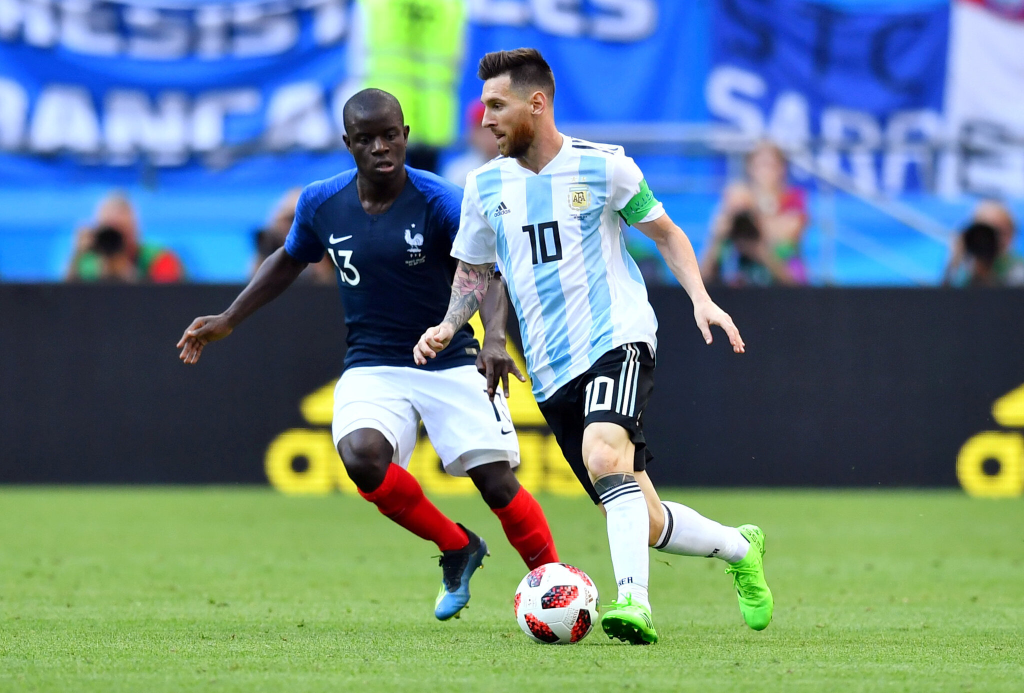
#> input picture input_images/soccer.jpg, 2048 x 1386 px (shown at 1/2 size)
$ python contour.py
#> lines starting #> are read from the running program, lines starting #| are printed output that depends on the picture; after the words box and inside, x2 and y2 are one past the last pixel; in counts of white or black regions, pixels touching at a corner belong together
# PART 2
# helpful functions are findContours(), drawContours()

import cv2

# Read image and convert to gray
img = cv2.imread("./input_images/soccer.jpg")
#> img is the input picture: shape (1386, 2048, 3); mean B, G, R 135.5, 132.7, 104.8
gray_img = cv2.cvtColor(img, cv2.COLOR_BGR2GRAY)
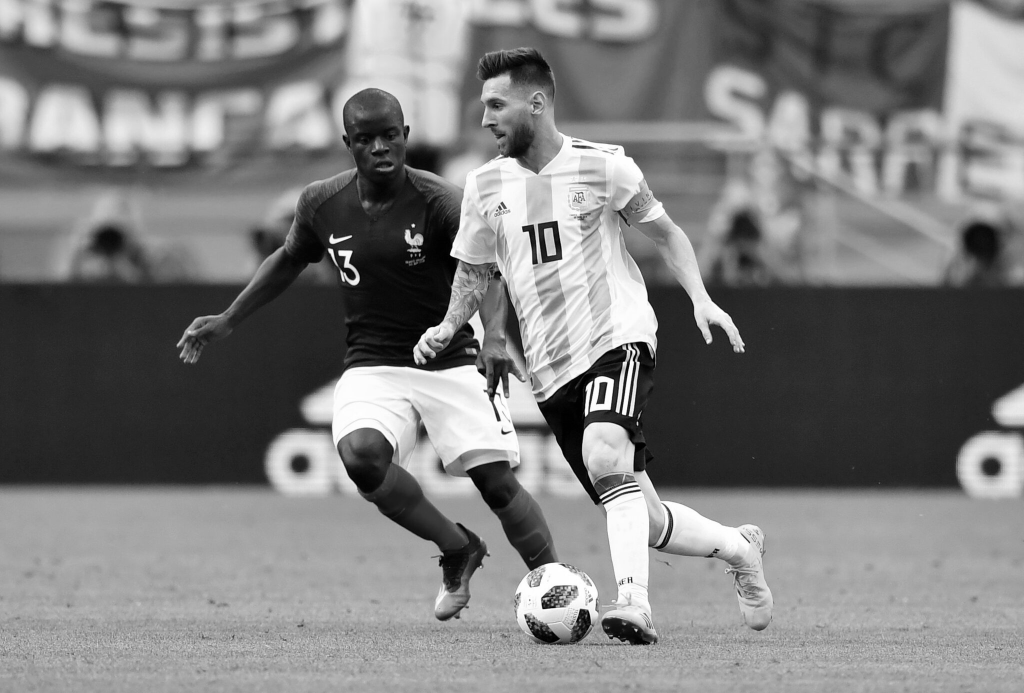
#> gray_img: shape (1386, 2048) (shown at 1/2 size); min 0, max 255, mean 124.7

# # Apply binary threshold
edges = cv2.Canny(gray_img, 50, 150)
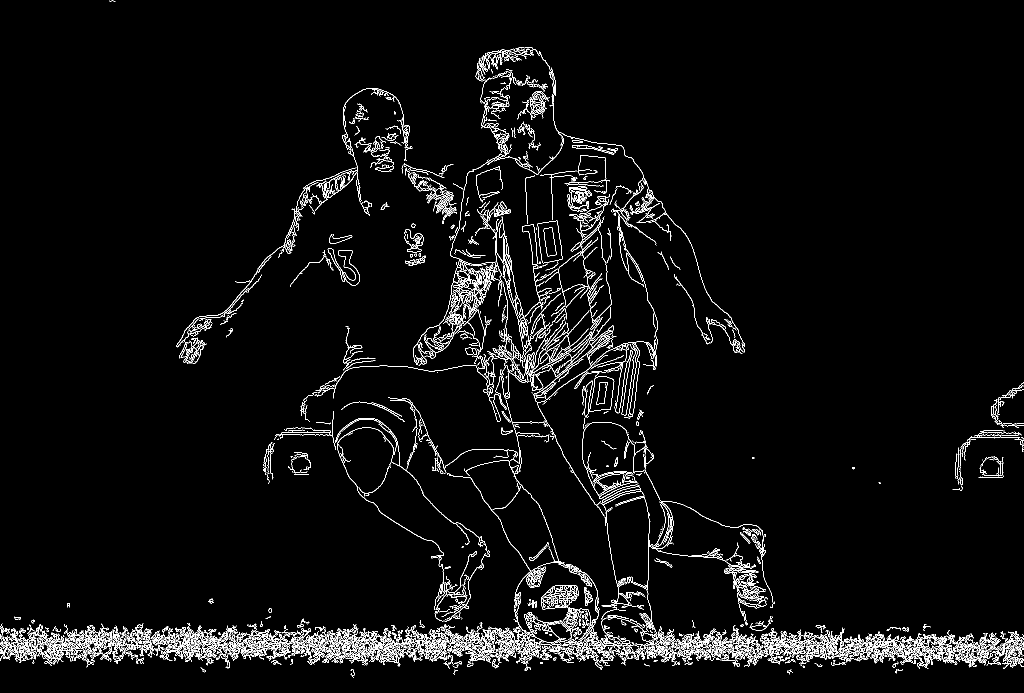
#> edges: shape (1386, 2048) (shown at 1/2 size); 3.6% white in thin lines or dots

# Find the contours using findContours() and RETR_EXTERNAL mode (less noisy than RETR_TREE mode)
contours, hierarchy = cv2.findContours(edges, cv2.RETR_EXTERNAL, cv2.CHAIN_APPROX_SIMPLE)
#> contours = 1674 contours, 1332 with area under 20; largest, box (x1, y1, x2, y2) and area: (1075, 441, 1125, 527) 3235, (1179, 752, 1229, 824) 2616, (1082, 1170, 1158, 1219) 2584, (655, 496, 720, 571) 1485, (735, 1256, 812, 1333) 1214

for c in contours:
    area = cv2.contourArea(c)
    if 500 < area < 5000:
        x, y, w, h = cv2.boundingRect(c)
        cv2.rectangle(img, (x, y), (x+w, y+h), (0,255,0), 2)
#> this loop made 1674 passes
#> (area, x, y, w, h) on passes 476, 607, 612, 630, 655, 678, 685, 687, 822, 843, 1095, 1369: (523, 1288, 1277, 112, 53), (863, 348, 1263, 58, 61), (514, 1421, 1262, 69, 58), (528.5, 84, 1260, 77, 72), (1214, 735, 1256, 77, 77), (787.5, 886, 1253, 89, 60), (740, 0, 1252, 71, 72), (734, 379, 1251, 72, 63), (2584.5, 1082, 1170, 76, 49), (648.5, 1052, 1140, 35, 35), (2615.5, 1179, 752, 50, 72), (576.5, 826, 520, 93, 211)
#> area on passes 3, 23, 25, 37, 39, 42: 22.5, 25, 24, 35, 51, 28.5
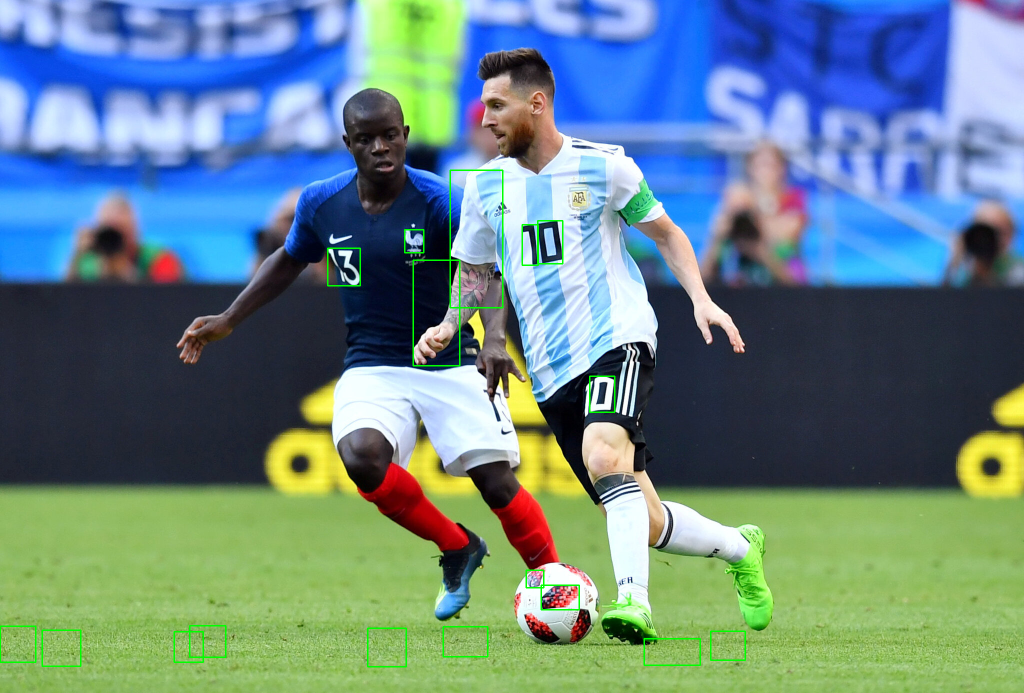
#> img: shape (1386, 2048, 3) (shown at 1/2 size); 0.54% of pixels changed, all inside (x1, y1, x2, y2) = (0, 339, 1492, 1335)
    # x, y, w, h = cv2.boundingRect(c)
    # if w*h > 1500:
    #     cv2.rectangle(img, (x, y), (x+w, y+h), (0,255,0), 2)

circles = cv2.HoughCircles(gray_img, cv2.HOUGH_GRADIENT, dp=1.2, minDist=20,
                           param1=100, param2=30, minRadius=5, maxRadius=30)
#> circles = 258 rows, first 8: [690.6, 1290.6, 29.24], [47.4, 1290.6, 29.24], [1855.8, 1301.4, 29.24], [396.6, 1283.4, 29.24], [1504.2, 1288.2, 29.24], [1041, 1288.2, 27.92], [155.4, 1294.2, 27.92], [659.4, 1284.6, 29.24]

cv2.imwrite("./contours_drawn5.jpg", img)
